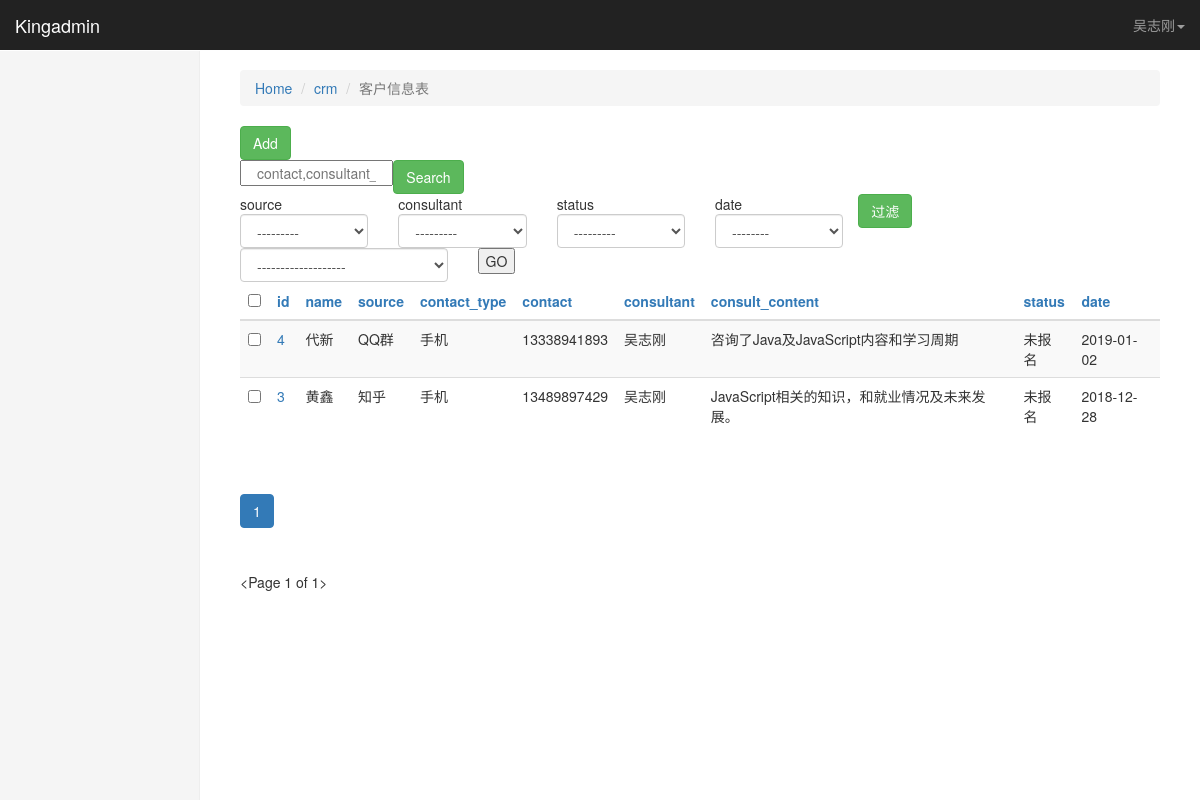
/kingadmin/crm/customerinfo/ (signed in), run on the app's committed database.
### crm/models.py (models this page shows)
class CustomerInfo(models.Model):
    name = models.CharField(max_length=64, default=None)
    contact_type_choices = ((0,'qq'),
                            (1,'微信'),
                            (2,'手机')
                            )
    contact_type = models.SmallIntegerField(choices=contact_type_choices, default=0)
    contact = models.CharField(max_length=64, unique=True)
    source_choices = ((0,'QQ群'),
                      (1,'51CTO'),
                      (2,'百度推广'),
                      (3,'知乎'),
                      (4,'转介绍'),
                      (5,'其它')
                      )
    source = models.SmallIntegerField(choices=source_choices)
    referral_from = models.ForeignKey('self', blank=True, null=True, verbose_name='转介绍', on_delete=models.CASCADE)
    consult_course = models.ManyToManyField('Course', verbose_name='咨询课程')
    consult_content = models.TextField(verbose_name='咨询内容')
    status_choices = ((0,'未报名'),
                      (1,'已报名'),
                      (2,'已退学')
                      )
    status = models.SmallIntegerField(choices=status_choices)
    consultant = models.ForeignKey('Userprofile', verbose_name='课程顾问', on_delete=models.CASCADE)
    date = models.DateField(auto_now_add=True)
    def __str__(self):
        return self.name
    class Meta:
        verbose_name = '客户信息表'
        verbose_name_plural = verbose_name

class Userprofile(models.Model):
    user = models.OneToOneField(User, on_delete=models.CASCADE)
    name = models.CharField(max_length=64, verbose_name="姓名")
    role = models.ManyToManyField("Role", blank=True, null=True)
    def __str__(self):
        return self.name

### kingadmin/views.py (the view, shortened to what this page needs)
# urls.py: url(r'^(\w+)/(\w+)/$', views.table_obj_list, name='table_obj_list'),
@login_required
def table_obj_list(request, app_name, model_name):
    admin_class = site.enabled_admins[app_name][model_name]
    querysets = admin_class.model.objects.all().order_by('-id')
    print("app_name",app_name,"model_name",model_name, "admin_class",admin_class, "querysets",querysets, 'admin_class',admin_class, 'admin_class_actions',admin_class.actions)
    querysets, filter_conditions = get_filter_result(request, querysets)
    admin_class.filter_conditions = filter_conditions
    querysets = get_searched_result(request, querysets, admin_class)
    admin_class.search_key = request.GET.get('_q','')
    querysets, sorted_column = get_orderby_result(request, querysets, admin_class)
    paginator = Paginator(querysets, admin_class.list_per_page)
    page = request.GET.get('_page')
    try:
        querysets = paginator.page(page)
    except PageNotAnInteger:
        querysets = paginator.page(1)
    except EmptyPage:
        querysets = paginator.page(paginator.num_pages)
    print(request.GET)
    return render(request, 'kingadmin/table_obj_list.html', locals())

### kingadmin/templatetags/kingadmin_tags.py (called while the page is built, shortened)
@register.simple_tag #加上这句，就是一个合格的template tags了
def get_model_verbose_name(admin_class):
    return admin_class.model._meta.verbose_name

@register.simple_tag
def build_table_row(obj, admin_class):
    ele = ""
    if admin_class.list_display:
        for index, column_name in enumerate(admin_class.list_display):
            column_obj = admin_class.model._meta.get_field(column_name)
            if column_obj.choices:#get_xxx_display
                column_data = getattr(obj, 'get_%s_display' %column_name)()
            else:
                column_data = getattr(obj, column_name)
            td_ele = "<td>%s</td>" % column_data
            if index == 0:
                td_ele = "<td><a href='%s/change/'>%s</td>"%(obj.id, column_data)
            ele += td_ele
    else:
        td_ele = '<td><a href="%s/change/">%s</td>'%(obj.id, obj)
        ele += td_ele
    return mark_safe(ele)

@register.simple_tag
def get_sorted_column(column, sorted_column, forloop):
    if column in sorted_column:#这一列排序了
        last_sort_index = sorted_column[column]
        if last_sort_index.startswith('-'):
            this_time_sort_index = last_sort_index.strip('-')
        else:
            this_time_sort_index = '-%s' %last_sort_index
        return this_time_sort_index
    else:
        return forloop

@register.simple_tag
def render_filtered_args(admin_class, render_html=True):
    if admin_class.filter_conditions:
        ele = ''
        for k, v in admin_class.filter_conditions.items():
            ele += '&%s=%s' %(k, v)
        if render_html:
            return mark_safe(ele)
        else:
            return ele
    else:
        return ''

@register.simple_tag
def render_sorted_arrow(column, sorted_column):
    return ''

@register.simple_tag
def render_paginator(querysets, admin_class, sorted_column):
    ele ='''<ul class='pagination'>'''
    for i in querysets.paginator.page_range:
        if abs(querysets.number - i) < 2:#设置显示的页数，绝对值小于2代表最多显示3页
            active = ''
            if querysets.number == i: #当前页，设置页码加深颜色
                active = 'active'
            filter_ele = render_filtered_args(admin_class)#进行条件拼接，设置在筛选和排序的基础上进行分页
            sorted_ele = ''
            if sorted_column:
                sorted_ele = '&_o=%s' %list(sorted_column.values())[0]
            p_ele = '''<li class="%s"><a href="?_page=%s%s%s">%s</a></li>''' %(active,i,filter_ele,sorted_ele,i)
            ele += p_ele
    ele += '''</ul>'''
    return  mark_safe(ele)

### kingadmin/templates/kingadmin/table_obj_list.html (shortened to what this page needs)
{% extends 'kingadmin/index.html' %}
{% load kingadmin_tags %}
{% block right-content-container %}
    <ol class="breadcrumb">
        <li><a href="/kingadmin">Home</a></li>
        <li><a href="/kingadmin/{{ app_name }}">{{ app_name }}</a></li>
        <li class="active">{% get_model_verbose_name admin_class %}</li>
    </ol>
    <a class="btn btn-success" href="{% url 'table_obj_add' app_name model_name %}">Add</a>
<div>
    {% if admin_class.search_fields %}
    <form>
        <div class="">
            <input  class='col-md-2' placeholder="{% for s in admin_class.search_fields %}{{ s }},{% endfor %}" name="_q" value="{{ admin_class.search_key }}">
            <input type="submit" class="btn btn-success" value="Search">
        </div>
    </form>
    {% endif %}
    <div class="row">
        {% if admin_class.list_filter %}
            <form>
                {% for filter_column in admin_class.list_filter %}
                    {% build_filter_ele filter_column admin_class %}
                {% endfor %}
                <input class="btn btn-success" type="submit" value="过滤">
            </form>
        {% endif %}
    </div>
    <form onsubmit="return ActionCheck(this)" method="post">{% csrf_token %}
        <div class="row">
            <div class="col-lg-3">
                <select name="action" class="form-control">
                    <option value="">-------------------</option>
                    {% get_distinct_actions_options admin_class as distinct_actions_options %}
                </select>
            </div>
            <div class="col-lg-3">
                <input type="submit" value="GO">
            </div>
        </div>
    </form>
    <table class="table table-striped">
        <thead>
            <tr>
                {% if admin_class.list_display %}
                    <th><input type="checkbox" onclick="SelectAllObjs(this)"></th>
                    {% for column in admin_class.list_display %}
                        <th><a href="?_o={% get_sorted_column column sorted_column forloop.counter0 %}{% render_filtered_args admin_class %}">
                                {{ column }}
                            </a>
                        </th>
                    {% endfor %}
                {% else %}
                    <th>{% get_model_name admin_class %}</th>
                {% endif %}
            </tr>
        </thead>
        <tbody>
            {% for obj in querysets %}
                <tr>
                    <td><input type="checkbox" row-select="true" value="{{ obj.id }}"></td>
                    {% build_table_row obj admin_class %}
                </tr>
            {% endfor %}
        </tbody>
    </table>
    <div class="pagination">
        {% render_paginator querysets admin_class sorted_column %}
    </div>
    <div>{{ querysets }}
    </div>
</div>
{% endblock %}

### kingadmin/templates/kingadmin/index.html (shortened to what this page needs)
{% extends 'base.html' %}
{% block body %}
    <nav class="navbar navbar-inverse navbar-fixed-top">
        <div class="container-fluid">
            <div class="navbar-header">
            <a class="navbar-brand" href="https://v3.bootcss.com/examples/dashboard/#">{% block pro_name%}Kingadmin{% endblock %}</a>
            </div>
            <div id="navbar" class="navbar-collapse collapse">
                <ul class="nav navbar-nav navbar-right">
                    <li class="dropdown">
                    <a href="#" class="dropdown-toggle" data-toggle="dropdown"  aria-expanded="true">{{ request.user }}<span class="caret"></span></a>
                    </li>
                </ul>
            </div>
        </div>
    </nav>
    <div class="container-fluid">
      <div class="row">
        <div class="col-sm-3 col-md-2 sidebar">
        </div>
        <div class="col-sm-9 col-sm-offset-3 col-md-10 col-md-offset-2 main">
            {% block right-content-container %}{% endblock %}
        </div>
      </div>
    </div>
{% endblock %}

### static/css/dashboard.css (style rules this page uses)
body { padding-top: 50px; }
.navbar-fixed-top { border: 0; }
.sidebar { display: none; }
@media (min-width: 768px) { .sidebar { position: fixed; top: 51px; bottom: 0; left: 0; z-index: 1000; display: block; padding: 20px; overflow-x: hidden; overflow-y: auto; background-color: #f5f5f5; border-right: 1px solid #eee; } }
.main { padding: 20px; }
@media (min-width: 768px) { .main { padding-right: 40px; padding-left: 40px; } }

### data on the page
CustomerInfo: id+name+source "4 代新 QQ群 手机 13338941893 吴志刚 咨询了Java及JavaScript内容和学习周期 未报名 2019-01-02"
CustomerInfo: id+name+source "3 黄鑫 知乎 手机 13489897429 吴志刚 JavaScript相关的知识，和就业情况及未来发展。 未报名 2018-12-28"

### other printed values
{{ request.user }} "吴志刚"
{{ app_name }} "crm"
{{ column }} "id" "name" "source" "contact_type" "contact" "consultant" "consult_content" "status" "date"
{{ querysets }} "<Page 1 of 1>"
